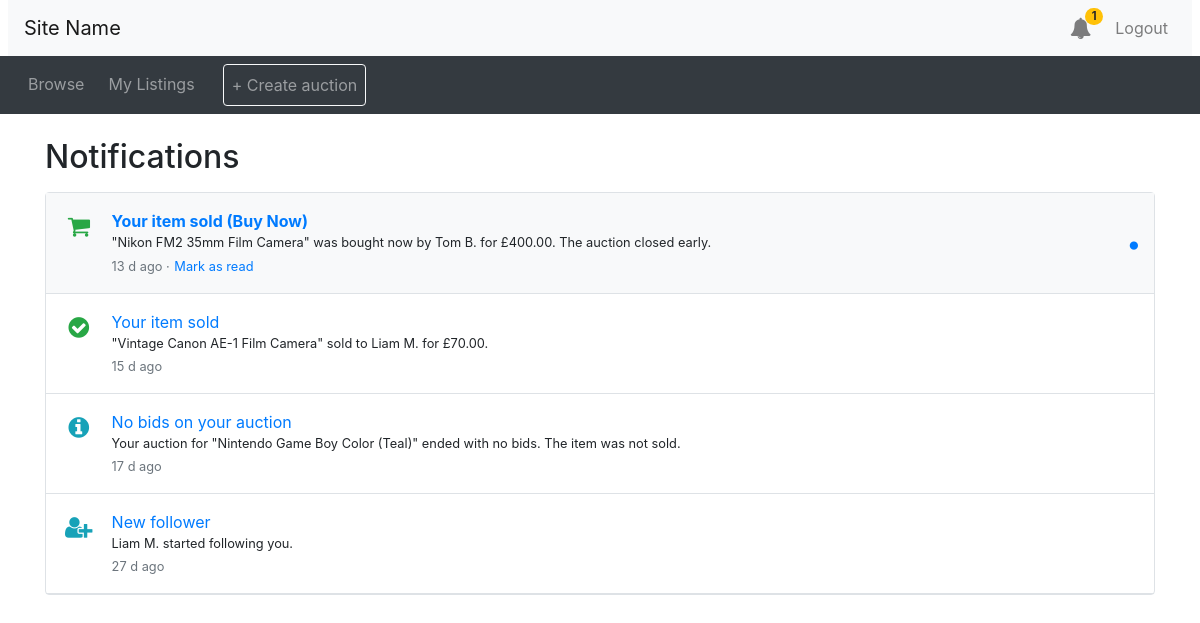
Screenshot of /auction/notifications.php (signed in) with the database file from the repository.
### tables this page shows
CREATE TABLE Bids (
    bidId        INT UNSIGNED  NOT NULL AUTO_INCREMENT PRIMARY KEY,
    auctionId    INT UNSIGNED  NOT NULL,
    bidderId     INT UNSIGNED  NOT NULL,
    bidAmount    DECIMAL(10,2) NOT NULL,
    bidTimestamp DATETIME      NOT NULL DEFAULT CURRENT_TIMESTAMP,
    KEY idx_bid_bidder (bidderId),
    UNIQUE KEY uq_bid_id_auction (bidId, auctionId),
    CONSTRAINT fk_bid_auction FOREIGN KEY (auctionId) REFERENCES Auctions (auctionId),
    CONSTRAINT fk_bid_bidder   FOREIGN KEY (bidderId) REFERENCES UserAccounts (userId),
    CONSTRAINT chk_bid_amount CHECK (bidAmount > 0)
);

CREATE TABLE Notifications (
    notifId            INT UNSIGNED NOT NULL AUTO_INCREMENT PRIMARY KEY,
    receiverId         INT UNSIGNED NOT NULL,
    notificationTypeId INT UNSIGNED NOT NULL,
    auctionId          INT UNSIGNED NULL,           
    bidId              INT UNSIGNED NULL,           
    relatedUserId      INT UNSIGNED NULL,           
    timestamp          DATETIME     NOT NULL DEFAULT CURRENT_TIMESTAMP,    
    readAt             DATETIME     NULL,           
    emailSentAt        DATETIME     NULL,           
    KEY idx_notif_receiver (receiverId, timestamp),
    KEY idx_notif_unread (receiverId, readAt),
    KEY idx_notif_email (emailSentAt),
    CONSTRAINT fk_notif_receiver FOREIGN KEY (receiverId) REFERENCES UserAccounts (userId)
        ON DELETE CASCADE,
    CONSTRAINT fk_notif_type FOREIGN KEY (notificationTypeId)
        REFERENCES NotificationTypes (notificationTypeId),
    CONSTRAINT fk_notif_auction FOREIGN KEY (auctionId) REFERENCES Auctions (auctionId),
    CONSTRAINT fk_notif_bid FOREIGN KEY (bidId) REFERENCES Bids (bidId),
    CONSTRAINT fk_notif_related FOREIGN KEY (relatedUserId) REFERENCES UserAccounts (userId)
        ON DELETE SET NULL
);

CREATE TABLE UserAccounts (
    userId        INT UNSIGNED NOT NULL AUTO_INCREMENT PRIMARY KEY,
    firstName     VARCHAR(50)  NOT NULL,
    lastName      VARCHAR(50)  NOT NULL,
    emailAddress  VARCHAR(255) NOT NULL UNIQUE KEY,
    passwordHash  VARCHAR(255) NOT NULL,
    roleId        INT UNSIGNED NOT NULL,
    CONSTRAINT fk_user_role FOREIGN KEY (roleId) REFERENCES Roles (roleId)
);

### auction/lib/utilities.php (called while the page is built, shortened)
<?php
function current_user_id(): ?int {
  return isset($_SESSION['user_id']) ? (int) $_SESSION['user_id'] : null;
}
?>

### auction/lib/notification_funcs.php (the view, shortened to what this page needs)
<?php
require_once __DIR__ . '/utilities.php';
function db_run(mysqli $db, string $sql, array $params = []) {
  $st = $db->prepare($sql);
  if ($params) {
    $types = '';
    foreach ($params as $p) { $types .= is_int($p) ? 'i' : (is_float($p) ? 'd' : 's'); }
    $st->bind_param($types, ...$params);
  }
  $st->execute();
  $res = $st->get_result();
  return $res;
}
function db_all(mysqli $db, string $sql, array $p = []): array { return db_run($db, $sql, $p)->fetch_all(MYSQLI_ASSOC); }
function fetch_notifications(mysqli $db, int $userId, int $limit = 50): array {
  return db_all($db,
    'SELECT n.notifId, n.receiverId, n.auctionId, n.bidId, n.`timestamp`, n.readAt,
            nt.name AS typeName, nt.description AS typeDescription,
            i.title, i.sellerId, a.reservePrice,
            ot.name AS outcomeType,
            wb.bidAmount AS winAmount, wu.firstName AS winFirst, wu.lastName AS winLast,
            nb.bidAmount AS myBid,
            ru.firstName AS relFirst, ru.lastName AS relLast,
            (SELECT COUNT(*)       FROM Bids b WHERE b.auctionId = n.auctionId) AS bidCount,
            (SELECT MAX(bidAmount) FROM Bids b WHERE b.auctionId = n.auctionId) AS topBid
       FROM Notifications n
       JOIN NotificationTypes nt  ON nt.notificationTypeId = n.notificationTypeId
       LEFT JOIN Auctions a       ON a.auctionId = n.auctionId
       LEFT JOIN Items i          ON i.itemId = a.itemId
       LEFT JOIN Outcomes o       ON o.auctionId = a.auctionId
       LEFT JOIN OutcomeTypes ot  ON ot.outcomeTypeId = o.outcomeTypeId
       LEFT JOIN Bids wb          ON wb.bidId = o.winningBidId
       LEFT JOIN UserAccounts wu  ON wu.userId = wb.bidderId
       LEFT JOIN Bids nb          ON nb.bidId = n.bidId
       LEFT JOIN UserAccounts ru  ON ru.userId = n.relatedUserId
      WHERE n.receiverId = ?
      ORDER BY n.`timestamp` DESC, n.notifId DESC
      LIMIT ' . (int) $limit, [$userId]);
}
function gbp($v): string { return '£' . number_format((float) $v, 2); }
function notification_text(array $r): array {
  $title  = '"' . ($r['title'] ?? '') . '"';
  $seller = ((int) ($r['sellerId'] ?? 0) === (int) $r['receiverId']);
  $buyer  = trim(($r['winFirst'] ?? '') . ' ' . substr($r['winLast'] ?? '', 0, 1) . '.');
  if ($r['typeName'] === 'NEW_FOLLOWER') {
    $who = trim(($r['relFirst'] ?? 'Someone') . ' ' . substr($r['relLast'] ?? '', 0, 1) . '.');
    return ['headline' => 'New follower', 'body' => "$who started following you.",
            'style' => 'info', 'icon' => 'fa-user-plus'];
  }
  switch ($r['outcomeType']) {
    case 'ITEM_SOLD_TO_HIGHEST_BIDDER':
      return $seller
        ? ['headline' => 'Your item sold', 'body' => "$title sold to $buyer for " . gbp($r['winAmount']) . '.',
           'style' => 'success', 'icon' => 'fa-check-circle']
        : ['headline' => 'You won the auction', 'body' => "You won $title with a bid of " . gbp($r['winAmount']) . '.',
           'style' => 'success', 'icon' => 'fa-trophy'];
    case 'ITEM_SOLD_TO_BUY_NOW_BIDDER':
      return $seller
        ? ['headline' => 'Your item sold (Buy Now)',
           'body' => "$title was bought now by $buyer for " . gbp($r['winAmount']) . '. The auction closed early.',
           'style' => 'success', 'icon' => 'fa-shopping-cart']
        : ['headline' => 'Purchase complete',
           'body' => "You bought $title at the Buy Now price of " . gbp($r['winAmount']) . '.',
           'style' => 'success', 'icon' => 'fa-shopping-cart'];
    case 'UNSOLD':
      return ((int) $r['bidCount'] === 0)
        ? ['headline' => 'No bids on your auction',
           'body' => "Your auction for $title ended with no bids. The item was not sold.",
           'style' => 'info', 'icon' => 'fa-info-circle']
        : ['headline' => 'Reserve price not met',
           'body' => "Your auction for $title ended. The highest bid was " . gbp($r['topBid'])
                   . ', below your reserve of ' . gbp($r['reservePrice']) . '. The item was not sold.',
           'style' => 'warning', 'icon' => 'fa-exclamation-triangle'];
  }
  return ['headline' => 'Auction update', 'body' => "There is an update on $title.", 'style' => 'secondary', 'icon' => 'fa-bell'];
}
function time_ago(string $datetime): string {
  $s = max(0, time() - strtotime($datetime));
  return floor($s / 86400) . ' d ago';
}
function notification_item_html(array $r): string {
  $t      = notification_text($r);
  $unread = ($r['readAt'] === null);
  $e      = fn($s) => htmlspecialchars((string) $s, ENT_QUOTES | ENT_SUBSTITUTE, 'UTF-8');
  $return = basename((string) parse_url($_SERVER['REQUEST_URI'] ?? '', PHP_URL_PATH));
  $h  = '<div class="d-flex align-items-start p-3 border-bottom' . ($unread ? ' bg-light' : '') . '">';
  $h .= '<span class="text-' . $t['style'] . ' mr-3 text-center flex-shrink-0" style="font-size:1.5em;width:1.4em"><i class="fa ' . $t['icon'] . '"></i></span>';
  $h .= '<div class="flex-grow-1">';
  $h .= '<a href="mark_read.php?open=' . (int) $r['notifId'] . '" class="' . ($unread ? 'font-weight-bold' : '') . '">' . $e($t['headline']) . '</a>';
  $h .= '<div class="small">' . $e($t['body']) . '</div>';
  $h .= '<small class="text-muted">' . $e(time_ago($r['timestamp']));
  if ($unread) {
    $h .= ' &middot; <form method="post" action="mark_read.php" class="d-inline">'
        . '<input type="hidden" name="notif_id" value="' . (int) $r['notifId'] . '">'
        . '<input type="hidden" name="return" value="' . $e($return) . '">'
        . '<button class="btn btn-link btn-sm p-0 align-baseline" style="font-size:inherit">Mark as read</button></form>';
  }
  $h .= '</small></div>';
  if ($unread) { $h .= '<span class="text-primary ml-2 align-self-center" title="Unread"><i class="fa fa-circle" style="font-size:.6em"></i></span>'; }
  return $h . '</div>';
}

### auction/notifications.php
<?php include_once("header.php") ?>
<div class="container my-4">
  <h2 class="my-3">Notifications</h2>
<?php
  $userId = current_user_id();
  if ($userId === null) {
    echo '<div class="alert alert-info">Log in to view your notifications.</div>';
  } else {
    $rows = fetch_notifications($connection, $userId, 100);
    if (!$rows) {
      echo '<div class="alert alert-secondary">You have no notifications yet.</div>';
    } else {
      echo '<div class="border rounded">';
      foreach ($rows as $row) {
        echo notification_item_html($row);
      }
      echo '</div>';
    }
  }
?>
</div>
<?php include_once("footer.php") ?>

### rows the page displays
bids: headline "Your item sold (Buy Now)", body "\"Nikon FM2 35mm Film Camera\" was bought now by Tom B. for £400.00. The auction closed early.", notifications.timestamp "13 d ago"
bids: headline "Your item sold", body "\"Vintage Canon AE-1 Film Camera\" sold to Liam M. for £70.00.", notifications.timestamp "15 d ago"
notifications: headline "No bids on your auction", body "Your auction for \"Nintendo Game Boy Color (Teal)\" ended with no bids. The item was not sold.", timestamp "17 d ago"
notifications: relatedUserId.lastName "New follower", relatedUserId.lastName "Liam M. started following you.", timestamp "27 d ago"

### other values shown
$bell_unread "1"
